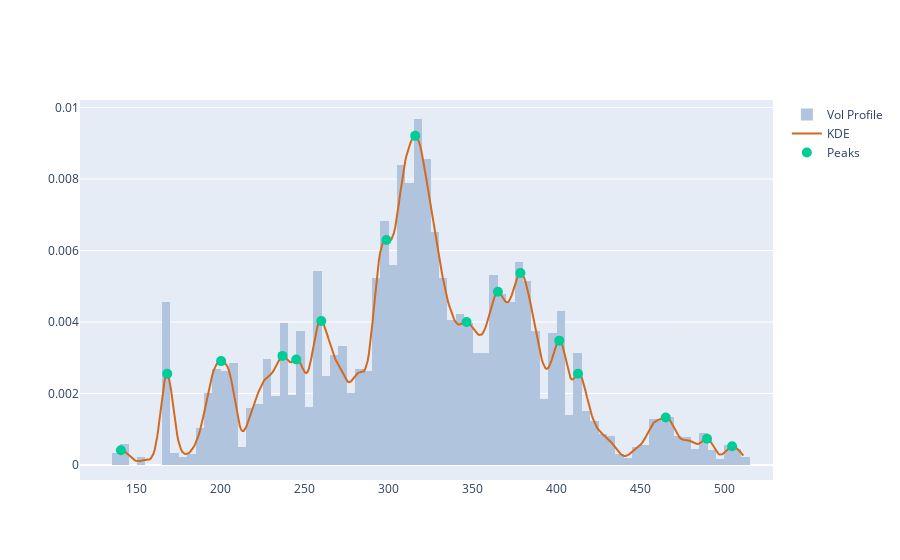

Notebook source saved alongside this figure:
### Markdown cell above
The Kernel Density Estimator (KDE) is a non-parametric method to estimate the probability density function of a continuous variable. It smooths the observed data using a kernel function, providing a continuous curve that represents the distribution of the data. KDE is useful for visualizing the underlying structure of the data, identifying modes, and comparing distributions.

### Code cell
# Volume Peaks
peaks,_ = signal.find_peaks(kdy)
pkx = xr[peaks]
pky = kdy[peaks]

pk_marker_args=dict(size=10)
fig = get_dist_plot(lulu.Close, lulu.Volume, xr, kdy)
fig.add_trace(go.Scatter(name="Peaks", x=pkx, y=pky, mode='markers', marker=pk_marker_args))

### Figure 1 — Plotly figure (JSON) as saved in the notebook; plotly's stock layout.template omitted (floating-point values rounded to 4 significant figures; data arrays with more than 128 entries replaced by an {"elided": "..."} marker saying what was removed)
{"data": [{"histfunc": "sum", "histnorm": "probability density", "marker": {"color": "#B0C4DE"}, "name": "Vol Profile", "nbinsx": 150, "type": "histogram", "x": {"elided": "1428 float values"}, "y": {"elided": "1428 float values"}}, {"marker": {"color": "#D2691E"}, "mode": "lines", "name": "KDE", "type": "scatter", "x": {"elided": "500 float values"}, "y": {"elided": "500 float values"}}, {"marker": {"size": 10}, "mode": "markers", "name": "Peaks", "type": "scatter", "x": [140.5, 168.1, 200.2, 236.7, 244.9, 259.9, 298.6, 315.8, 346.4, 365.1, 378.5, 401.6, 412.8, 465.0, 489.7, 504.6], "y": [0.000413, 0.002552, 0.002905, 0.003051, 0.002952, 0.004026, 0.006294, 0.009208, 0.004001, 0.004847, 0.005369, 0.003478, 0.002553, 0.001328, 0.0007326, 0.0005215]}], "layout": {}}
